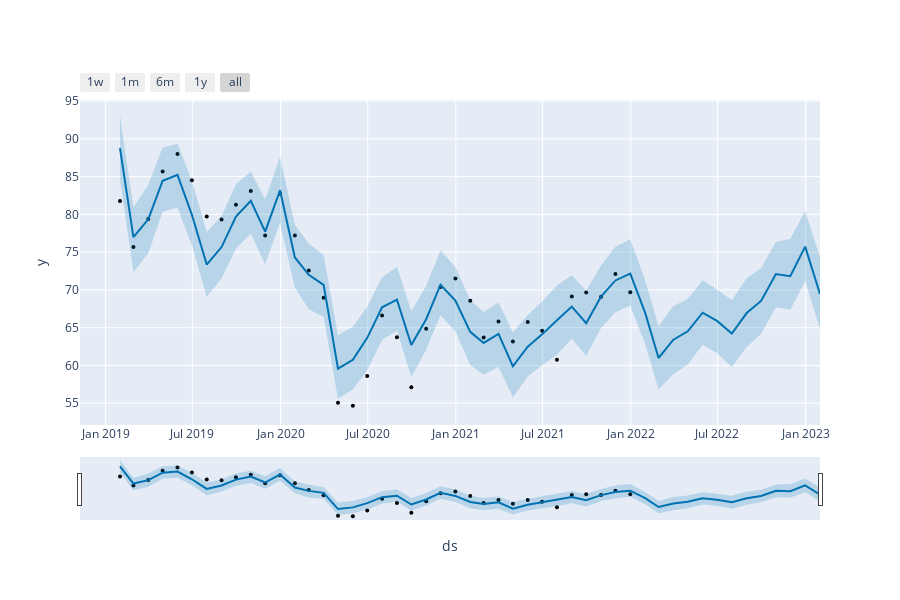

The cell this chart's notebook holds for it:
### Code cell
plot_plotly(m2, predictions2)
